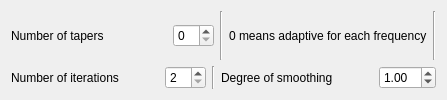
              <widget class="QWidget" name="sineMultitaperPage">
               <layout class="QVBoxLayout" name="verticalLayout_15">
                <item>
                 <layout class="QHBoxLayout" name="horizontalLayout_28">
                  <item>
                   <widget class="QLabel" name="label_20">
                    <property name="text">
                     <string>Number of tapers</string>
                    </property>
                   </widget>
                  </item>
                  <item>
                   <spacer name="horizontalSpacer_22">
                    <property name="orientation">
                     <enum>Qt::Horizontal</enum>
                    </property>
                    <property name="sizeHint" stdset="0">
                     <size>
                      <width>40</width>
                      <height>20</height>
                     </size>
                    </property>
                   </spacer>
                  </item>
                  <item>
                   <widget class="QSpinBox" name="sinePSDTapersSpinBox"/>
                  </item>
                  <item>
                   <widget class="Line" name="line_6">
                    <property name="orientation">
                     <enum>Qt::Vertical</enum>
                    </property>
                   </widget>
                  </item>
                  <item>
                   <widget class="QLabel" name="label_18">
                    <property name="text">
                     <string>0 means adaptive for each frequency</string>
                    </property>
                   </widget>
                  </item>
                  <item>
                   <widget class="Line" name="line_5">
                    <property name="orientation">
                     <enum>Qt::Vertical</enum>
                    </property>
                   </widget>
                  </item>
                 </layout>
                </item>
                <item>
                 <layout class="QHBoxLayout" name="horizontalLayout_29">
                  <item>
                   <widget class="QLabel" name="label_21">
                    <property name="text">
                     <string>Number of iterations</string>
                    </property>
                   </widget>
                  </item>
                  <item>
                   <spacer name="horizontalSpacer_23">
                    <property name="orientation">
                     <enum>Qt::Horizontal</enum>
                    </property>
                    <property name="sizeHint" stdset="0">
                     <size>
                      <width>40</width>
                      <height>20</height>
                     </size>
                    </property>
                   </spacer>
                  </item>
                  <item>
                   <widget class="QSpinBox" name="sinePSDIterationsSpinBox">
                    <property name="minimum">
                     <number>2</number>
                    </property>
                    <property name="value">
                     <number>2</number>
                    </property>
                   </widget>
                  </item>
                  <item>
                   <widget class="Line" name="line_4">
                    <property name="orientation">
                     <enum>Qt::Vertical</enum>
                    </property>
                   </widget>
                  </item>
                  <item>
                   <widget class="QLabel" name="label_22">
                    <property name="text">
                     <string>Degree of smoothing</string>
                    </property>
                   </widget>
                  </item>
                  <item>
                   <spacer name="horizontalSpacer_24">
                    <property name="orientation">
                     <enum>Qt::Horizontal</enum>
                    </property>
                    <property name="sizeHint" stdset="0">
                     <size>
                      <width>40</width>
                      <height>20</height>
                     </size>
                    </property>
                   </spacer>
                  </item>
                  <item>
                   <widget class="QDoubleSpinBox" name="sinePSDSmoothingSpinBox">
                    <property name="maximum">
                     <double>99.000000000000000</double>
                    </property>
                    <property name="value">
                     <double>1.000000000000000</double>
                    </property>
                   </widget>
                  </item>
                 </layout>
                </item>
               </layout>
              </widget>
